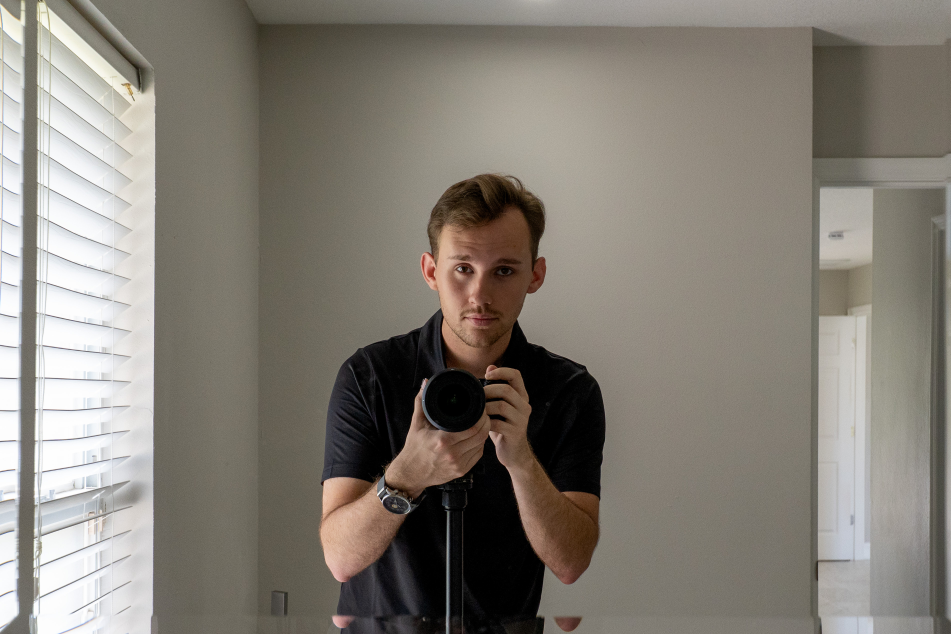
#> input picture images/about-portrait.jpg, 3804 x 2536 px, given in place of _DSC0964-twilight.jpg, which was not available (shown at 1/4 size)
$ python build-og-image.py
#> lines starting #> are read from the running program, lines starting #| are printed output that depends on the picture; pictures that were not available may be replaced by others from this repository, and a replacement may not be noted
"""
Build a 1200x630 Open Graph share image for LF Property Media.

Uses the twilight front-facade photo as the background, darkened with a
gradient, with the LF wordmark + tagline overlaid.

Output: images/og-image.jpg
"""
from PIL import Image, ImageDraw, ImageFont, ImageFilter
from pathlib import Path

ROOT = Path(__file__).parent.parent
SRC = ROOT / "images" / "exterior" / "_DSC0964-twilight.jpg"
OUT = ROOT / "images" / "og-image.jpg"

W, H = 1200, 630

# Brand colors
PAPER = (250, 248, 245)
INK = (26, 26, 26)
SAND = (176, 137, 104)
WHITE = (255, 255, 255)

def find_font(candidates, size):
    """Try a list of font filenames; return the first one that loads."""
    win_fonts = Path("C:/Windows/Fonts")
    for name in candidates:
        p = win_fonts / name
        if p.exists():
            try:
                return ImageFont.truetype(str(p), size)
            except Exception:
                continue
    return ImageFont.load_default()

# Open the source photo and cover-crop to 1200x630
src = Image.open(SRC).convert("RGB")
#> src is the input picture: PIL image 3804x2536 RGB; mean R, G, B 132.1, 126.5, 117.8
sw, sh = src.size
#> sw = 3804; sh = 2536
target_ratio = W / H
src_ratio = sw / sh
#> src_ratio = 1.5
if src_ratio > target_ratio:
    # source is wider: crop horizontally
    new_w = int(sh * target_ratio)
    left = (sw - new_w) // 2
    src = src.crop((left, 0, left + new_w, sh))
else:
    # source is taller: crop vertically
    new_h = int(sw / target_ratio)
#> new_h = 1997
    top = (sh - new_h) // 2
#> top = 269
    src = src.crop((0, top, sw, top + new_h))
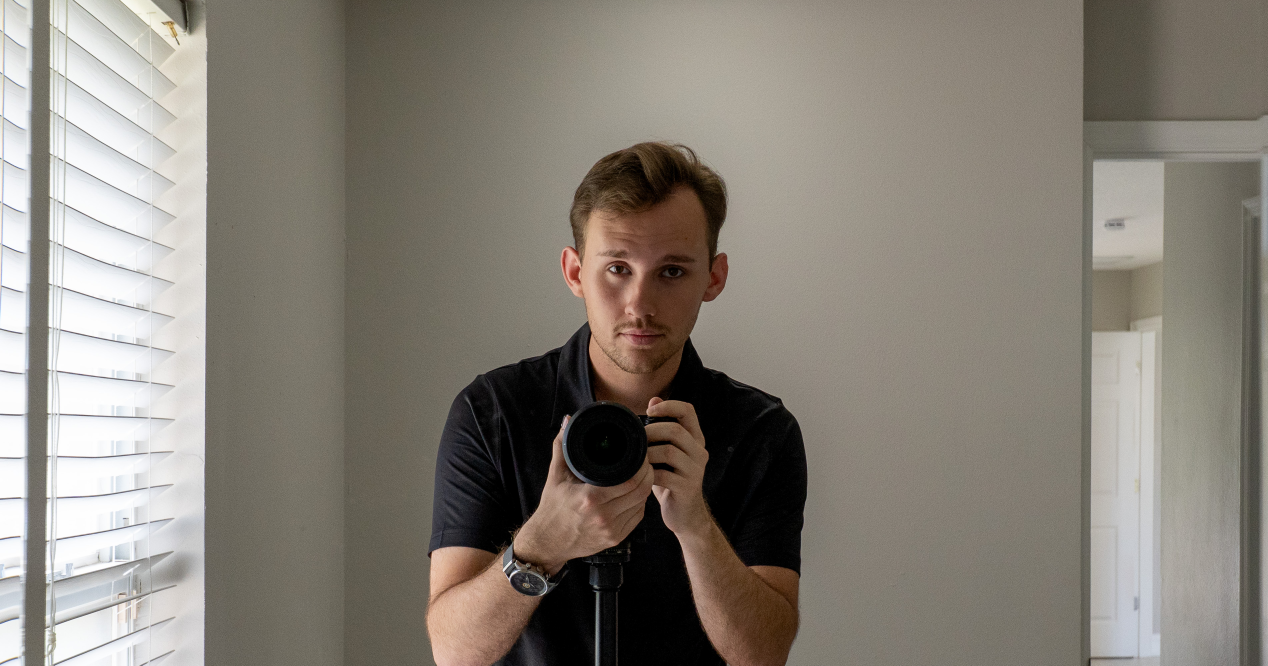
#> src: PIL image 3804x1997 RGB (shown at 1/3 size); mean R, G, B 134.9, 128.7, 119.7
bg = src.resize((W, H), Image.LANCZOS)
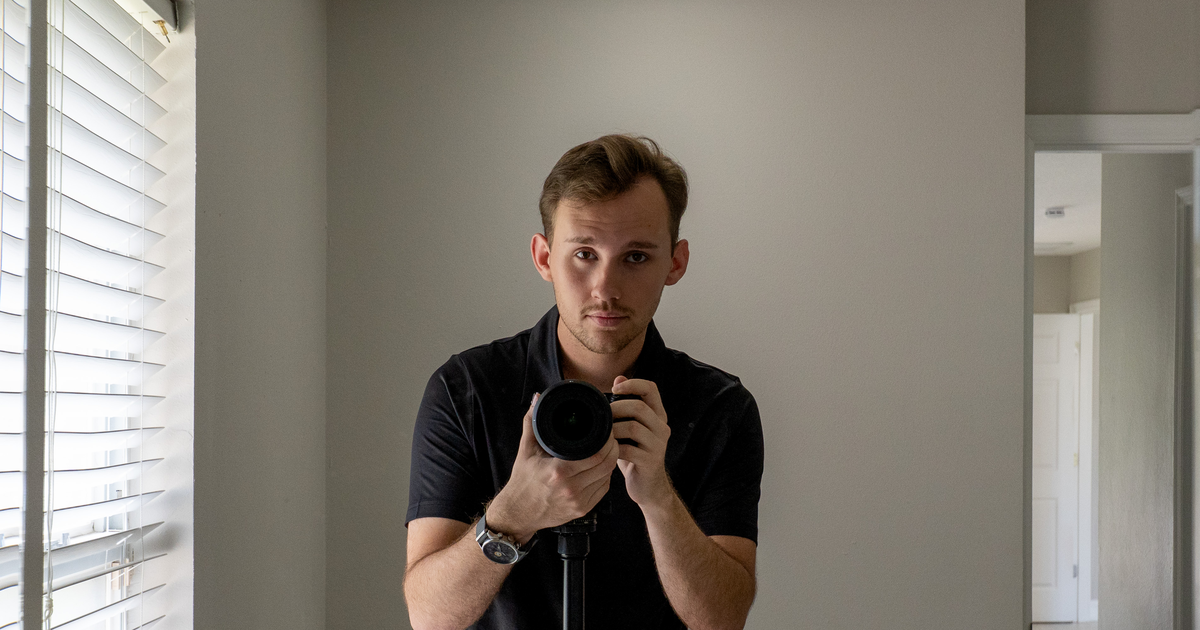
#> bg: PIL image 1200x630 RGB; mean R, G, B 134.9, 128.7, 119.7

# Darken with a vertical gradient so text is readable
overlay = Image.new("RGBA", (W, H), (0, 0, 0, 0))
#> overlay: PIL image 1200x630 RGBA; every value is 0
draw_o = ImageDraw.Draw(overlay)
for y in range(H):
    # Stronger darken at bottom for tagline area, lighter at top
    alpha = int(60 + (y / H) * 140)  # 60 -> 200 across the image
    draw_o.line([(0, y), (W, y)], fill=(0, 0, 0, alpha))
bg = bg.convert("RGBA")
#> bg: PIL image 1200x630 RGBA
bg.alpha_composite(overlay)
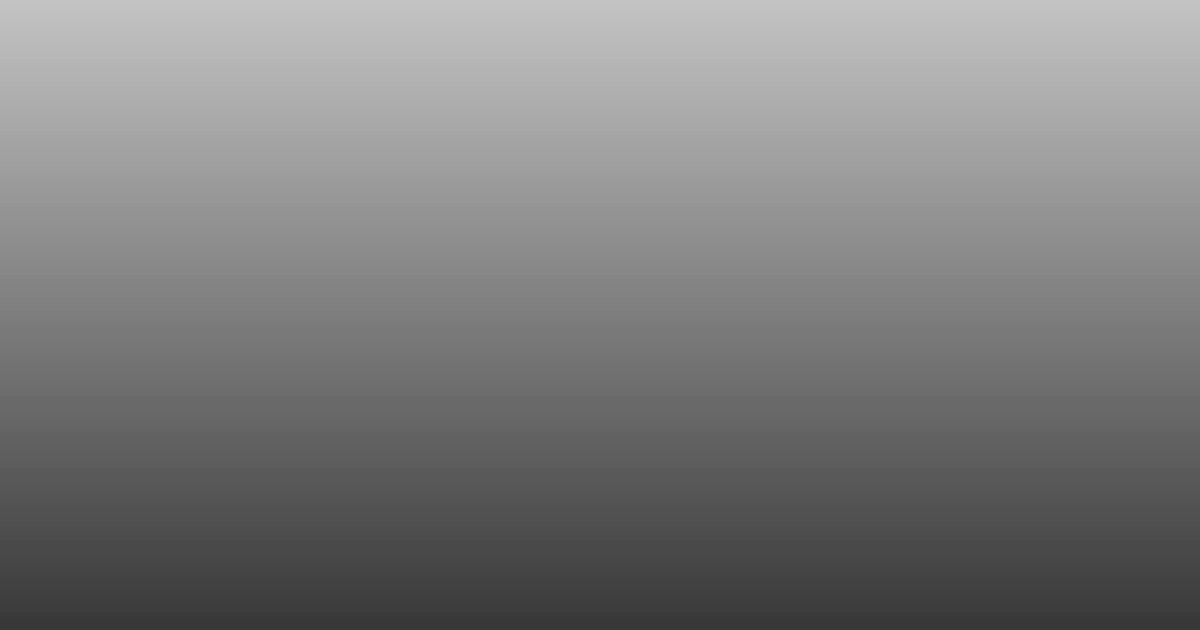
#> overlay: PIL image 1200x630 RGBA; mean R, G, B, A 0, 0, 0, 129.4; transparent parts drawn white
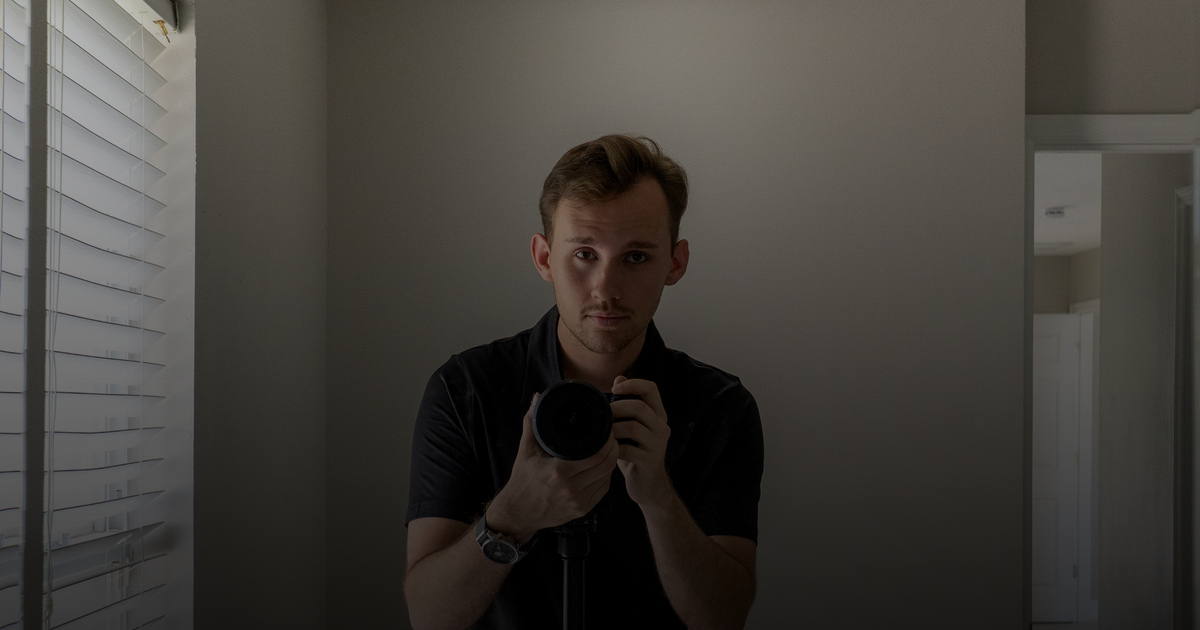
#> bg: PIL image 1200x630 RGBA; mean R, G, B, A 67.8, 64.8, 60.1, 255
bg = bg.convert("RGB")
#> bg: PIL image 1200x630 RGB

draw = ImageDraw.Draw(bg)

# Wordmark "LF." with terracotta period
title_font = find_font(["pala.ttf", "palab.ttf", "georgiab.ttf", "georgia.ttf"], 200)
small_font = find_font(["pala.ttf", "georgia.ttf"], 56)
tag_font = find_font(["arial.ttf"], 30)

# Center "LF" with period after, period in sand
lf_text = "LF"
dot_text = "."
lf_w = draw.textlength(lf_text, font=title_font)
#> lf_w = 12
dot_w = draw.textlength(dot_text, font=title_font)
#> dot_w = 2
total = lf_w + dot_w
#> total = 14
start_x = (W - total) / 2
#> start_x = 593
y_title = H * 0.30
draw.text((start_x, y_title), lf_text, font=title_font, fill=WHITE)
draw.text((start_x + lf_w, y_title), dot_text, font=title_font, fill=SAND)

# Subtitle: "Property Media"
sub = "Property Media"
sub_w = draw.textlength(sub, font=small_font)
#> sub_w = 70
draw.text(((W - sub_w) / 2, y_title + 220), sub, font=small_font, fill=WHITE)

# Tagline at bottom
tag = "REAL ESTATE PHOTOGRAPHY  ·  SARASOTA, FLORIDA"
tag_w = draw.textlength(tag, font=tag_font)
#> tag_w = 240
draw.text(((W - tag_w) / 2, H - 80), tag, font=tag_font, fill=(220, 210, 200))

# Save as high-quality JPG
bg.save(OUT, "JPEG", quality=88, optimize=True, progressive=True)
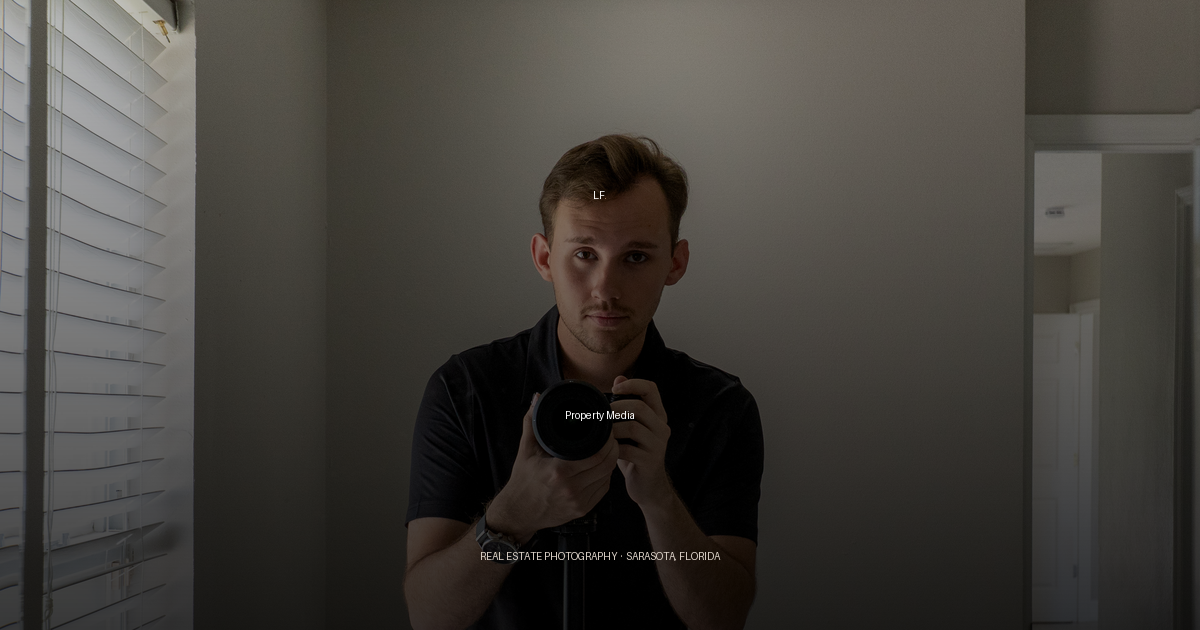
#> saved as og-image.jpg: PIL image 1200x630 RGB; mean R, G, B 68, 65, 60.3
print(f"Wrote {OUT}  ({OUT.stat().st_size // 1024} KB)")
